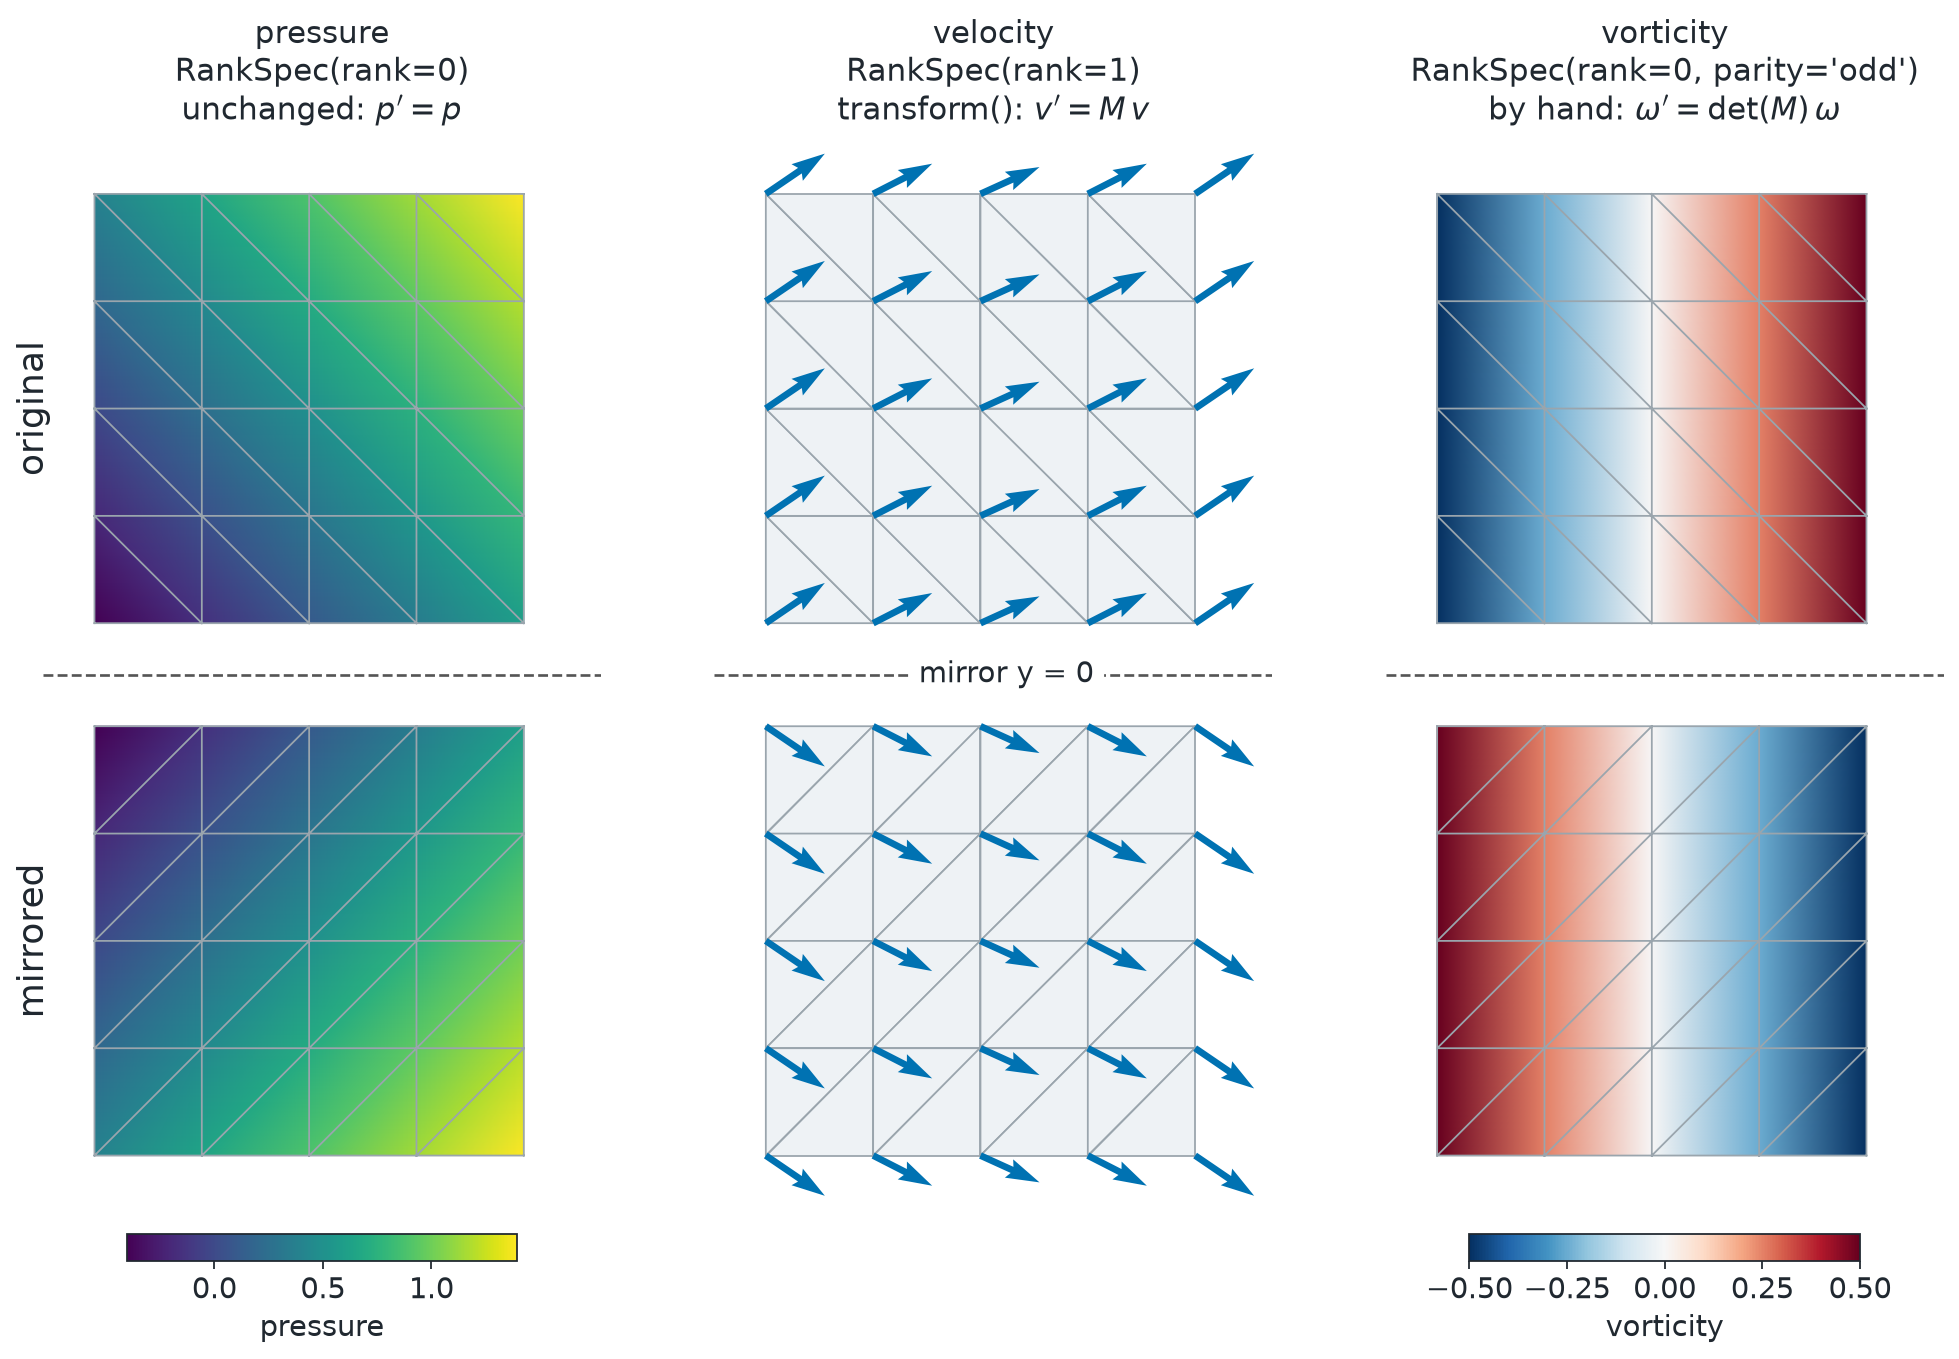

The script that drew this image:
# SPDX-FileCopyrightText: Copyright (c) 2023 - 2026 NVIDIA CORPORATION & AFFILIATES.
# SPDX-FileCopyrightText: All rights reserved.
# SPDX-License-Identifier: Apache-2.0
#
# Licensed under the Apache License, Version 2.0 (the "License");
# you may not use this file except in compliance with the License.
# You may obtain a copy of the License at
#
# http://www.apache.org/licenses/LICENSE-2.0
#
# Unless required by applicable law or agreed to in writing, software
# distributed under the License is distributed on an "AS IS" BASIS,
# WITHOUT WARRANTIES OR CONDITIONS OF ANY KIND, either express or implied.
# See the License for the specific language governing permissions and
# limitations under the License.


"""Render a scalar, a vector, and a pseudoscalar field before and after the mirror y -> -y."""

from pathlib import Path

import matplotlib.pyplot as plt
import torch
from _style import (
    DIVERGING,
    EDGE,
    FACE,
    SECOND,
    SEQUENTIAL,
    TEXT,
    clean_axis,
    save,
)
from matplotlib.collections import PolyCollection
from matplotlib.colors import TwoSlopeNorm
from matplotlib.tri import Triangulation

from physicsnemo.mesh.fields import FieldSchema
from physicsnemo.mesh.primitives.planar import unit_square

OUTPUT = Path(__file__).parent / "fields_reflection_parity.png"

GAP = 0.12  # distance from the mirror line to the mesh
LIMITS = ((-0.62, 0.68), (-1.0 - GAP - 0.12, 1.0 + GAP + 0.14))


def _draw(axis, mesh, field=None, cmap=None, norm=None):
    """Draw the triangles, filled with a scalar field or a flat color."""

    points = mesh.points.numpy()
    cells = mesh.cells.numpy()
    if field is None:
        axis.add_collection(
            PolyCollection(
                points[cells], facecolors=FACE, edgecolors=EDGE, linewidths=0.8
            )
        )
        return None
    triangulation = Triangulation(points[:, 0], points[:, 1], cells)
    image = axis.tripcolor(
        triangulation, field.numpy(), cmap=cmap, norm=norm, shading="gouraud"
    )
    axis.triplot(triangulation, color=EDGE, linewidth=0.8)
    return image


def main():
    """Generate the documentation image."""

    # A unit square just above the mirror line y = 0.
    mesh = unit_square.load(subdivisions=2).translate([-0.5, GAP])
    x, y = mesh.points.unbind(dim=-1)
    mesh.point_data["pressure"] = x + 0.8 * y
    # The velocity (0.55, 0.25 + 0.5 x^2) has the vorticity w = dv_y/dx - dv_x/dy = x.
    mesh.point_data["velocity"] = torch.stack(
        [torch.full_like(x, 0.55), 0.25 + 0.5 * x**2], dim=-1
    )
    mesh.point_data["vorticity"] = x.clone()

    schema = FieldSchema.parse(
        {
            "pressure": {"rank": 0},
            "velocity": {"rank": 1},
            "vorticity": {"rank": 0, "parity": "odd"},
        }
    )
    schema.check(mesh.point_data, label="point data")

    M = torch.diag(torch.tensor([1.0, -1.0]))  # y -> -y
    mirrored = mesh.transform(M, transform_point_data={"velocity": True})
    # transform() treats every field as a true tensor, so apply det(M) by hand.
    mirrored.point_data["vorticity"] = (
        torch.linalg.det(M) * mesh.point_data["vorticity"]
    )

    torch.testing.assert_close(mirrored.points, mesh.points @ M.T)
    torch.testing.assert_close(
        mirrored.point_data["pressure"], mesh.point_data["pressure"]
    )
    torch.testing.assert_close(
        mirrored.point_data["velocity"], mesh.point_data["velocity"] @ M.T
    )

    pressure_norm = plt.Normalize(
        float(mesh.point_data["pressure"].min()),
        float(mesh.point_data["pressure"].max()),
    )
    w_max = float(mesh.point_data["vorticity"].abs().max())
    vorticity_norm = TwoSlopeNorm(vcenter=0.0, vmin=-w_max, vmax=w_max)
    titles = (
        f"pressure\n{schema['pressure']}\n" r"unchanged: $p' = p$",
        f"velocity\n{schema['velocity']}\n" r"transform(): $v' = M\,v$",
        f"vorticity\n{schema['vorticity']}\n"
        r"by hand: $\omega' = \det(M)\,\omega$",
    )

    figure, axes = plt.subplots(1, 3, figsize=(13.0, 8.6))
    images = {}
    for panel_mesh in (mesh, mirrored):
        data = panel_mesh.point_data
        images["pressure"] = _draw(
            axes[0], panel_mesh, data["pressure"], SEQUENTIAL, pressure_norm
        )
        _draw(axes[1], panel_mesh)
        points = panel_mesh.points
        axes[1].quiver(
            points[:, 0].numpy(),
            points[:, 1].numpy(),
            data["velocity"][:, 0].numpy(),
            data["velocity"][:, 1].numpy(),
            color=SECOND,
            angles="xy",
            scale_units="xy",
            scale=4.0,
            width=0.012,
            zorder=3,
        )
        images["vorticity"] = _draw(
            axes[2], panel_mesh, data["vorticity"], DIVERGING, vorticity_norm
        )

    for axis, title in zip(axes, titles, strict=True):
        axis.axhline(0.0, color="#555555", linestyle="--", linewidth=1.2)
        axis.set_title(title, fontsize=14)
        clean_axis(axis, LIMITS)
    axes[1].text(
        0.06,
        0.0,
        "mirror y = 0",
        ha="center",
        va="center",
        color=TEXT,
        backgroundcolor="white",
    )
    for label, y_center in (("original", 0.5 + GAP), ("mirrored", -0.5 - GAP)):
        axes[0].text(
            -0.6,
            y_center,
            label,
            rotation=90,
            ha="right",
            va="center",
            fontsize=16,
        )

    for axis, key in ((axes[0], "pressure"), (axes[2], "vorticity")):
        colorbar = figure.colorbar(
            images[key],
            cax=axis.inset_axes([0.15, -0.05, 0.7, 0.025]),
            orientation="horizontal",
        )
        colorbar.set_label(key)
    figure.subplots_adjust(left=0.04, right=0.99, bottom=0.08, top=0.86, wspace=0.06)
    save(figure, OUTPUT, tight=True, full_color=True)


if __name__ == "__main__":
    main()
